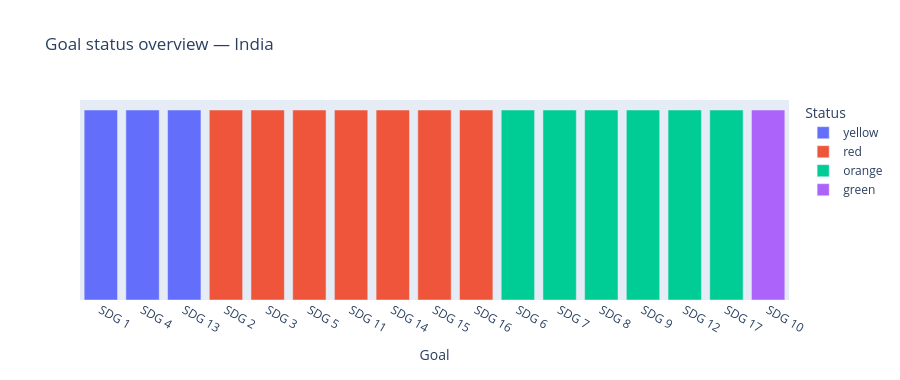

This figure's notebook cell:
### Markdown cell above
## 6. Goal dashboard statuses

### Code cell
country = "India"
row = overview.loc[overview["country"].eq(country)]
goal_rows = []
for g in range(1, 18):
    dc, tc = f"Goal {g} Dash", f"Goal {g} Trend"
    if dc in overview.columns and len(row):
        goal_rows.append({"Goal": f"SDG {g}", "Status": row[dc].iloc[0],
                          "Trend": row[tc].iloc[0] if tc in overview.columns else "Unknown"})
goal_df = pd.DataFrame(goal_rows)
display(goal_df)
if not goal_df.empty:
    fig = px.bar(goal_df, x="Goal", y=[1]*len(goal_df), color="Status",
                 hover_data=["Trend"], title=f"Goal status overview — {country}")
    fig.update_layout(yaxis={"visible": False}, height=380)
    fig.show()

### Figure 1 — Plotly figure (JSON) as saved in the notebook; plotly's stock layout.template omitted (floating-point values rounded to 4 significant figures)
{"data": [{"customdata": [["↑"], ["➚"], ["↓"]], "hovertemplate": "Status=yellow<br>Goal=%{x}<br>y=%{y}<br>Trend=%{customdata[0]}<extra></extra>", "legendgroup": "yellow", "marker": {"color": "#636efa", "pattern": {"shape": ""}}, "name": "yellow", "orientation": "v", "showlegend": true, "textposition": "auto", "type": "bar", "x": ["SDG 1", "SDG 4", "SDG 13"], "xaxis": "x", "y": [1, 1, 1], "yaxis": "y"}, {"customdata": [["→"], ["➚"], ["➚"], ["→"], ["➚"], ["→"], ["→"]], "hovertemplate": "Status=red<br>Goal=%{x}<br>y=%{y}<br>Trend=%{customdata[0]}<extra></extra>", "legendgroup": "red", "marker": {"color": "#EF553B", "pattern": {"shape": ""}}, "name": "red", "orientation": "v", "showlegend": true, "textposition": "auto", "type": "bar", "x": ["SDG 2", "SDG 3", "SDG 5", "SDG 11", "SDG 14", "SDG 15", "SDG 16"], "xaxis": "x", "y": [1, 1, 1, 1, 1, 1, 1], "yaxis": "y"}, {"customdata": [["➚"], ["➚"], ["➚"], ["➚"], ["↓"], ["→"]], "hovertemplate": "Status=orange<br>Goal=%{x}<br>y=%{y}<br>Trend=%{customdata[0]}<extra></extra>", "legendgroup": "orange", "marker": {"color": "#00cc96", "pattern": {"shape": ""}}, "name": "orange", "orientation": "v", "showlegend": true, "textposition": "auto", "type": "bar", "x": ["SDG 6", "SDG 7", "SDG 8", "SDG 9", "SDG 12", "SDG 17"], "xaxis": "x", "y": [1, 1, 1, 1, 1, 1], "yaxis": "y"}, {"customdata": [[null]], "hovertemplate": "Status=green<br>Goal=%{x}<br>y=%{y}<br>Trend=%{customdata[0]}<extra></extra>", "legendgroup": "green", "marker": {"color": "#ab63fa", "pattern": {"shape": ""}}, "name": "green", "orientation": "v", "showlegend": true, "textposition": "auto", "type": "bar", "x": ["SDG 10"], "xaxis": "x", "y": [1], "yaxis": "y"}], "layout": {"barmode": "relative", "height": 380, "legend": {"title": {"text": "Status"}, "tracegroupgap": 0}, "title": {"text": "Goal status overview — India"}, "xaxis": {"anchor": "y", "domain": [0, 1], "title": {"text": "Goal"}}, "yaxis": {"anchor": "x", "domain": [0, 1], "title": {"text": "y"}, "visible": false}}}
